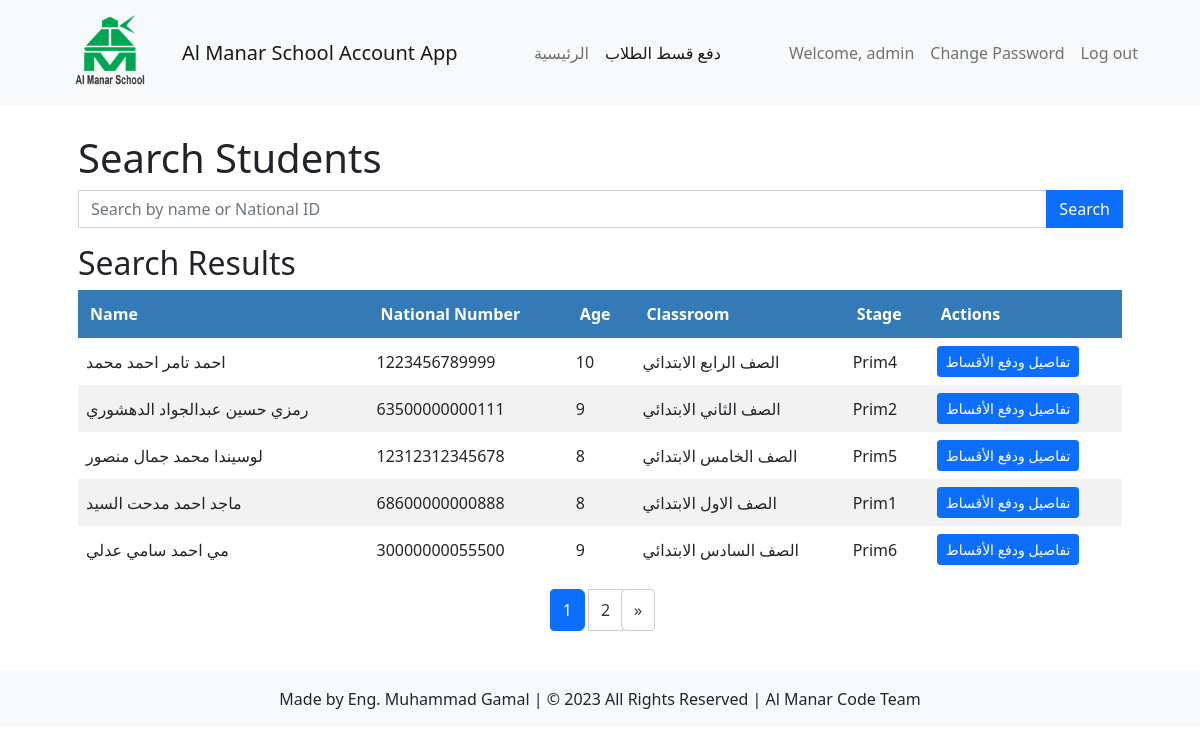
/students/search/ (signed in), run on an earlier commit of the app's database.
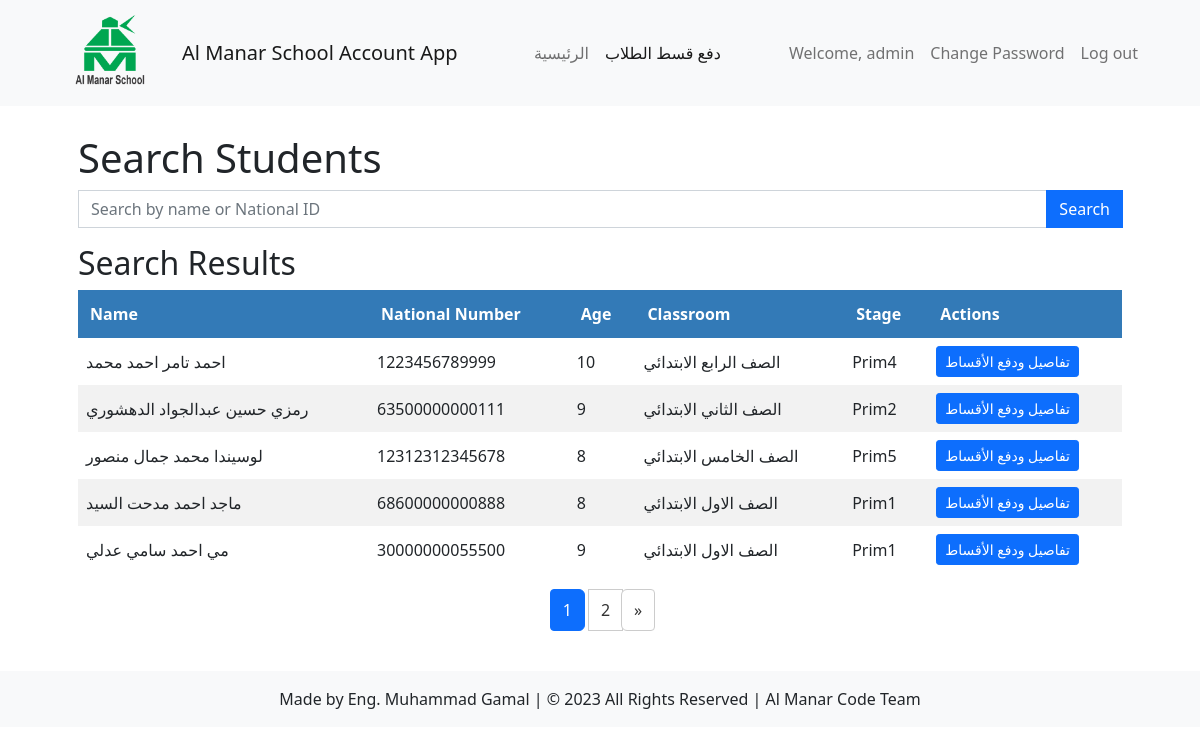
And on a later commit of the database.
### students/models.py (models this page shows, shortened)
class Student(models.Model):
    GENDER_CHOICES = (
        ('', '---------'),
        ('M', 'Male'),
        ('F', 'Female'),
    )
    DISCOUNT_CHOICES = (
        ('NONE', 'No Discount'),
        ('CHAIRMAN', 'Chairman of the Board Discount'),
        ('VICE_CHAIRMAN', 'Vice Chairman of the Board Discount'),
        ('EMPLOYEE_CHILD', 'Employee Child Discount'),
        ('ARMED_FORCES', 'Armed Forces Discount'),
    )
    name = models.CharField(max_length=50)
    national_number = models.IntegerField(unique=True)
    age = models.IntegerField()
    gender = models.CharField(max_length=1, choices=GENDER_CHOICES)
    date_of_birth = models.DateField()
    academic_year = models.ForeignKey(AcademicYear, on_delete=models.CASCADE, default=timezone.now, null=True, blank=True)
    classroom = models.ManyToManyField(Classroom)
    total_payments = models.DecimalField(max_digits=8, decimal_places=2, default=0, null=True, blank=True)
    total_owed = models.DecimalField(max_digits=8, decimal_places=2, default=0, null=True, blank=True)
    phone_number = models.CharField(max_length=20, default='')
    discount = models.CharField(max_length=20, choices=DISCOUNT_CHOICES, default='NONE')

class Classroom(models.Model):
    CLASS_CHOICES = (
        ('', 'اختار المرحلة التعليمية'),
        ('BC', 'مرحلة تمهيدي'),
        ('KG1', 'رياض أطفال 1'),
        ('KG2', 'رياض أطفال 2'),
        ('Prim1', 'الصف الأول الابتدائي'),
        ('Prim2', 'الصف الثاني الابتدائي'),
        ('Prim3', 'الصف الثالث الابتدائي'),
        ('Prim4', 'الصف الرابع الابتدائي'),
        ('Prim5', 'الصف الخامس الابتدائي'),
        ('Prim6', 'الصف السادس الابتدائي'),
        ('Prep7', 'الصف الأول الإعدادي'),
        ('Prep8', 'الصف الثاني الإعدادي'),
        ('Prep9', 'الصف الثالث الإعدادي'),
        ('Sec1', 'الصف الأول الثانوي'),
        ('Sec2', 'الصف الثاني الثانوي'),
        ('Sec3', 'الصف الثالث الثانوي'),
    )
    name = models.CharField(max_length=100, default='Default Classroom Name', null=True)
    stage = models.CharField(max_length=50, choices=CLASS_CHOICES, default='default_value', null=True)
    educational_stage = models.ForeignKey(EducationalStage, on_delete=models.CASCADE)
    fee_per_student = models.DecimalField(max_digits=8, decimal_places=2, default=0)

### students/views.py (the view)
# urls.py: path('search/', views.search_student, name='search_student'),
@never_cache
@login_required
def search_student(request):
    query = request.GET.get('query')
    students = Student.objects.all().order_by('name')
    if query and query.strip():
        students = students.filter(Q(name__icontains=query) | Q(national_number__icontains=query))
    paginator = Paginator(students, 5)  # Display 5 students per page
    page_number = request.GET.get('page')
    page_obj = paginator.get_page(page_number)
    context = {
        'students': page_obj,
        'query': query,
        'page_obj': page_obj,
    }
    return render(request, 'students/search_student.html', context)

### students/templates/students/search_student.html (shortened to what this page needs)
{% extends 'students/base/account_navbar.html' %}
{% block content %}
  <div class="container my-1">
    <h1>Search Students</h1>
    <form method="GET" action="{% url 'students:search_student' %}">
      <div class="input-group mb-3">
        <input type="text" class="form-control" name="query" placeholder="Search by name or National ID ">
        <button type="submit" class="btn btn-primary">Search</button>
      </div>
    </form>
    {% if students %}
      <h2>Search Results</h2>
      <div class="table-responsive">
        <table>
          <thead >
            <tr>
              <th>Name</th>
              <th>National Number</th>
              <th>Age</th>
              <th>Classroom</th>
              <th>Stage</th>
              <th>Actions</th>
            </tr>
          </thead>
          <tbody>
            {% for student in students %}
              <tr>
                <td>{{ student.name }}</td>
                <td>{{ student.national_number }}</td>
                <td>{{ student.age }}</td>
                <td>
                  {% for classroom in student.classroom.all %}
                  {{ classroom.name }}
                  {% empty %}
                  N/A
                  {% endfor %}
              </td>
              <td>
                {% for classroom in student.classroom.all %}
                {{ classroom.stage }}
                {% empty %}
                N/A
                {% endfor %}
            </td>
                <td>
                  <a href="{% url 'students:student_detail' pk=student.pk %}" class="btn btn-primary btn-sm">تفاصيل ودفع الأقساط</a>
                </td>
              </tr>
            {% endfor %}
          </tbody>
        </table>
      </div>
      <nav aria-label="Pagination">
        <ul class="pagination">
          {% for page in page_obj.paginator.page_range %}
            {% if page == page_obj.number %}
              <li class="page-item active" aria-current="page">
                <a class="page-link" href="#">{{ page }} <span class="sr-only">(current)</span></a>
              </li>
            {% else %}
              <li class="page-item"><a class="page-link" href="?page={{ page }}{% if query %}&query={{ query }}{% endif %}">{{ page }}</a></li>
            {% endif %}
          {% endfor %}
          {% if page_obj.has_next %}
            <li class="page-item">
              <a class="page-link" href="?page={{ page_obj.next_page_number }}{% if query %}&query={{ query }}{% endif %}" aria-label="Next">
                <span aria-hidden="true">&raquo;</span>
              </a>
            </li>
          {% endif %}
        </ul>
      </nav>
    {% else %}
      <p>No students found.</p>
    {% endif %}
  </div>
{% endblock %}

What changed in the data, as far as the page shows it:
changed Student "مي احمد سامي عدلي": loses Classroom (name "الصف السادس الابتدائي", stage "Prim6"); gains Classroom (name "الصف الاول الابتدائي", stage "Prim1")
